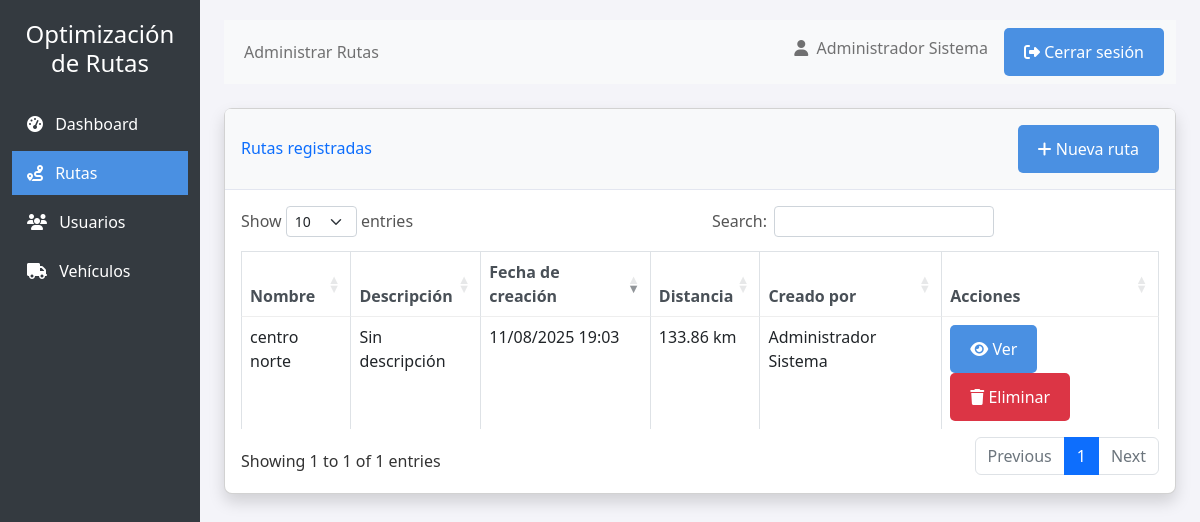
Page /admin/routes (signed in) on the committed database.
### app.py (models this page shows, shortened)
class User(db.Model, UserMixin):
    id = db.Column(db.Integer, primary_key=True)
    username = db.Column(db.String(100), unique=True, nullable=False)
    email = db.Column(db.String(120), unique=True, nullable=False)
    password_hash = db.Column(db.String(200), nullable=False)
    first_name = db.Column(db.String(100), nullable=False)
    last_name = db.Column(db.String(100), nullable=False)
    cedula = db.Column(db.String(20), unique=True, nullable=False)
    role = db.Column(db.String(20), default='driver')  # admin, driver, technician, coordinator
    active = db.Column(db.Boolean, default=True)
    created_at = db.Column(db.DateTime, default=datetime.utcnow)
    driver_info = db.relationship('DriverInfo', backref='user', uselist=False, cascade="all, delete-orphan")
    routes_created = db.relationship('Route', backref='creator', lazy=True, foreign_keys='Route.creator_id')
    routes_driven = db.relationship('RouteCompletion', backref='driver', lazy=True)

class Route(db.Model):
    id = db.Column(db.Integer, primary_key=True)
    name = db.Column(db.String(100), nullable=False)
    description = db.Column(db.Text, nullable=True)
    creator_id = db.Column(db.Integer, db.ForeignKey('user.id'), nullable=False)
    created_at = db.Column(db.DateTime, default=datetime.utcnow)
    file_path = db.Column(db.String(200), nullable=False)
    gpx_path = db.Column(db.String(200), nullable=True)
    start_point = db.Column(db.String(100), nullable=True)
    end_point = db.Column(db.String(100), nullable=True)
    distance = db.Column(db.Float, nullable=True)
    active = db.Column(db.Boolean, default=True)
    completions = db.relationship('RouteCompletion', backref='route', lazy=True)

### app.py (the view)
    @app.route('/admin/routes')
    @admin_required
    def manage_routes():
        try:
            routes = Route.query.filter_by(active=True).order_by(Route.created_at.desc()).all()
            print(f"DEBUG: Encontradas {len(routes)} rutas")  # Debug
            for route in routes:
                print(f"DEBUG: Ruta {route.id}: {route.name}, creador: {route.creator_id}")  # Debug
            return render_template('admin/routes.html', routes=routes)
        except Exception as e:
            print(f"ERROR en manage_routes: {e}")  # Debug
            flash(f'Error al cargar las rutas: {str(e)}', 'danger')
            return redirect(url_for('admin_dashboard'))

### app.py (called while the page is built)
def role_required(*roles):
    def decorator(f):
        @wraps(f)
        def decorated_function(*args, **kwargs):
            if not current_user.is_authenticated:
                flash('Debes iniciar sesión para acceder a esta página.', 'danger')
                return redirect(url_for('login'))
            if current_user.role not in roles:
                flash('No tienes permisos para acceder a esta página.', 'danger')
                return redirect(url_for('dashboard'))
            return f(*args, **kwargs)
        return decorated_function
    return decorator

### templates/admin/routes.html (shortened to what this page needs)
{% extends "base.html" %}
{% block page_title %}Administrar Rutas{% endblock %}
{% block sidebar_items %}
<li class="nav-item">
    <a href="{{ url_for('admin_dashboard') }}" class="nav-link">
        <i class="fas fa-tachometer-alt me-2"></i> Dashboard
    </a>
</li>
<li class="nav-item">
    <a href="{{ url_for('manage_routes') }}" class="nav-link active">
        <i class="fas fa-route me-2"></i> Rutas
    </a>
</li>
<li class="nav-item">
    <a href="{{ url_for('manage_users') }}" class="nav-link">
        <i class="fas fa-users me-2"></i> Usuarios
    </a>
</li>
<li class="nav-item">
    <a href="{{ url_for('manage_vehicles') }}" class="nav-link">
        <i class="fas fa-truck me-2"></i> Vehículos
    </a>
</li>
{% endblock %}
{% block content %}
<div class="card shadow mb-4">
    <div class="card-header py-3 d-flex flex-row align-items-center justify-content-between">
        <h6 class="m-0 font-weight-bold text-primary">Rutas registradas</h6>
        <a href="{{ url_for('create_route') }}" class="btn btn-primary">
            <i class="fas fa-plus"></i> Nueva ruta
        </a>
    </div>
    <div class="card-body">
        {% if routes %}
        <div class="table-responsive">
            <table class="table table-bordered" id="routesTable">
                <thead>
                    <tr>
                        <th>Nombre</th>
                        <th>Descripción</th>
                        <th>Fecha de creación</th>
                        <th>Distancia</th>
                        <th>Creado por</th>
                        <th>Acciones</th>
                    </tr>
                </thead>
                <tbody>
                    {% for route in routes %}
                    <tr>
                        <td>{{ route.name if route.name else 'Sin nombre' }}</td>
                        <td>{{ route.description|truncate(30) if route.description else 'Sin descripción' }}</td>
                        <td>{{ route.created_at|datetime_format if route.created_at else 'N/A' }}</td>
                        <td>{{ route.distance|distance_format if route.distance else 'N/A' }}</td>
                        <td>{{ route.creator.first_name + ' ' + route.creator.last_name if route.creator else 'Desconocido' }}</td>
                        <td>
                            <a href="{{ url_for('admin_view_route', route_id=route.id) }}" class="btn btn-info btn-sm">
                                <i class="fas fa-eye"></i> Ver
                            </a>
                            <button type="button" class="btn btn-danger btn-sm" data-bs-toggle="modal" data-bs-target="#deleteRouteModal{{ route.id }}">
                                <i class="fas fa-trash"></i> Eliminar
                            </button>
                        </td>
                    </tr>
                    {% endfor %}
                </tbody>
            </table>
        </div>
        {% endif %}
    </div>
</div>
{% endblock %}
{% block extra_css %}
<link rel="stylesheet" href="https://cdn.datatables.net/1.11.5/css/dataTables.bootstrap5.min.css">
{% endblock %}

### templates/base.html (shortened to what this page needs)
<!DOCTYPE html>
<html lang="es">
<head>
    <link rel="stylesheet" href="https://cdn.jsdelivr.net/npm/bootstrap@5.2.3/dist/css/bootstrap.min.css">
    <link rel="stylesheet" href="https://cdnjs.cloudflare.com/ajax/libs/font-awesome/6.2.1/css/all.min.css">
    <link rel="stylesheet" href="/static/styles.css">
    {% block extra_css %}{% endblock %}
</head>
<body>
    <div class="container-fluid">
        <div class="row">
            <div class="col-md-2 d-md-block sidebar collapse">
                <div class="position-sticky">
                    <div class="text-center mb-4">
                        <h4>Optimización<br>de Rutas</h4>
                    </div>
                    <ul class="nav flex-column">
                        {% block sidebar_items %}
                        {% endblock %}
                    </ul>
                </div>
            </div>
            <div class="col-md-10 ms-sm-auto px-md-4 content">
                <nav class="navbar navbar-expand-lg navbar-light bg-light mb-4">
                    <div class="container-fluid">
                        <div class="collapse navbar-collapse">
                            <ul class="navbar-nav me-auto mb-2 mb-lg-0">
                                <li class="nav-item">
                                    <span class="nav-link">
                                        {% block page_title %}Dashboard{% endblock %}
                                    </span>
                                </li>
                            </ul>
                            <div class="d-flex">
                                <span class="navbar-text me-3">
                                    <i class="fas fa-user me-1"></i> {{ current_user.first_name }} {{ current_user.last_name }}
                                </span>
                                <a href="{{ url_for('logout') }}" class="btn btn-outline-danger btn-sm">
                                    <i class="fas fa-sign-out-alt"></i> Cerrar sesión
                                </a>
                            </div>
                        </div>
                    </div>
                </nav>
                {% block content %}{% endblock %}
            </div>
        </div>
    </div>
</body>
</html>

### static/styles.css (style rules this page uses)
* { box-sizing: border-box; margin: 0; padding: 0; }
body { font-family: 'Segoe UI', Arial, sans-serif; background-color: #f4f4f9; margin: 0; padding: 0; color: #333; min-height: 100vh; display: flex; flex-direction: column; }
button, .btn { background-color: #4a90e2; color: white; border: none; padding: 12px 20px; border-radius: 5px; cursor: pointer; font-size: 16px; font-weight: 500; transition: background-color 0.3s; text-decoration: none; display: inline-block; }
.btn-primary { background-color: #4a90e2; }
.btn-danger { background-color: #dc3545; }
table { width: 100%; border-collapse: collapse; }
th, td { padding: 12px 15px; text-align: left; border-bottom: 1px solid #eee; }
th { background-color: #f8f9fa; font-weight: 600; color: #495057; }
tr:last-child td { border-bottom: none; }

### templates/base.html (style rules this page uses)
.sidebar { min-height: 100vh; background-color: #343a40; color: #fff; padding-top: 20px; }
.sidebar a { color: #fff; text-decoration: none; padding: 10px 15px; display: block; }
.sidebar a.active { background-color: #4a90e2; }
.sidebar .nav-item { margin-bottom: 5px; }
.content { padding: 20px; }
.card { margin-bottom: 20px; border-radius: 8px; box-shadow: 0 2px 4px rgba(0,0,0,0.1); }
.card-header { background-color: #f8f9fa; border-bottom: 1px solid #e3e6f0; font-weight: bold; }
.btn-primary { background-color: #4a90e2; border-color: #4a90e2; }

### rows in the picture
User: first_name "Administrador", last_name "Sistema"
Route: name "centro norte", description "Sin descripción", created_at "11/08/2025 19:03", distance|distance_format "133.86 km", creator "Administrador Sistema"
